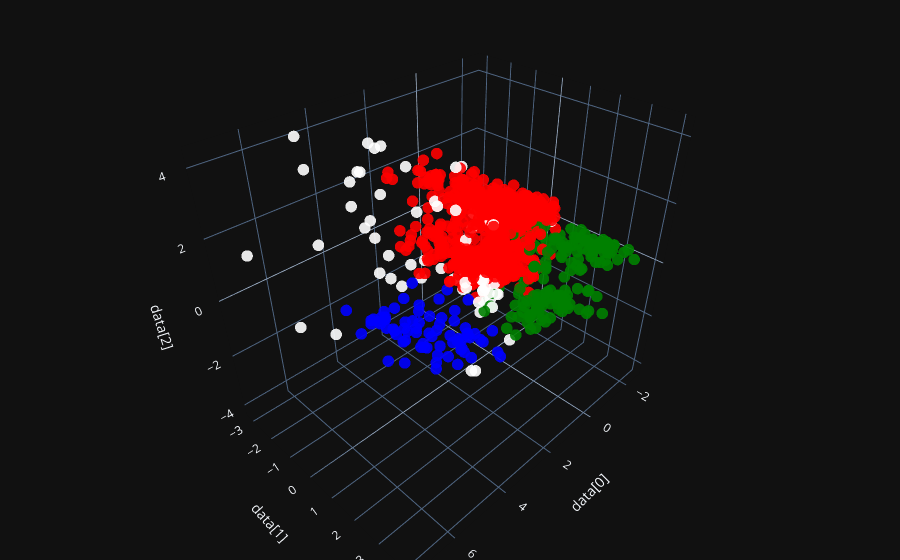

Source (notebook cell):
### Code cell
make_3D_plot_DBSCAN(Etalon_no_SA_CA_oh_en_no_risk_scale_PCA_3, epsilon=0.96, min_sam=15)
# {'best_epsilon': 0.9581818181818181,
#  'best_min_samples': 15,

### Figure 1 — Plotly figure (JSON) as saved in the notebook; plotly's stock layout.template omitted (floating-point values rounded to 4 significant figures; data arrays with more than 128 entries replaced by an {"elided": "..."} marker saying what was removed)
{"data": [{"line": {"width": 0.02}, "marker": {"color": {"elided": "1000 str values"}, "opacity": 0.9, "reversescale": true, "size": 4}, "mode": "markers", "x": {"elided": "1000 float values"}, "y": {"elided": "1000 float values"}, "z": {"elided": "1000 float values"}, "type": "scatter3d"}], "layout": {"scene": {"xaxis": {"title": {"text": "data[0]"}}, "yaxis": {"title": {"text": "data[1]"}}, "zaxis": {"title": {"text": "data[2]"}}}, "title": {"text": "*******"}, "margin": {"l": 0, "r": 0, "b": 0, "t": 0}}}
